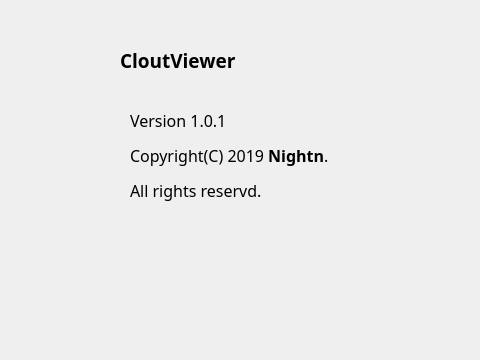
<?xml version="1.0" encoding="UTF-8"?>
<ui version="4.0">
 <class>AboutWin</class>
 <widget class="QWidget" name="AboutWin">
  <property name="geometry">
   <rect>
    <x>0</x>
    <y>0</y>
    <width>480</width>
    <height>360</height>
   </rect>
  </property>
  <property name="sizePolicy">
   <sizepolicy hsizetype="Fixed" vsizetype="Fixed">
    <horstretch>0</horstretch>
    <verstretch>0</verstretch>
   </sizepolicy>
  </property>
  <property name="minimumSize">
   <size>
    <width>480</width>
    <height>360</height>
   </size>
  </property>
  <property name="maximumSize">
   <size>
    <width>480</width>
    <height>360</height>
   </size>
  </property>
  <property name="font">
   <font>
    <family>微软雅黑</family>
   </font>
  </property>
  <property name="mouseTracking">
   <bool>false</bool>
  </property>
  <property name="windowTitle">
   <string>About CloudViewer</string>
  </property>
  <property name="windowIcon">
   <iconset resource="cloudviewer.qrc">
    <normaloff>:/Resources/images/about.png</normaloff>:/Resources/images/about.png</iconset>
  </property>
  <widget class="QLabel" name="label">
   <property name="geometry">
    <rect>
     <x>20</x>
     <y>80</y>
     <width>72</width>
     <height>72</height>
    </rect>
   </property>
   <property name="text">
    <string/>
   </property>
   <property name="pixmap">
    <pixmap resource="cloudviewer.qrc">:/Resources/images/icon.png</pixmap>
   </property>
  </widget>
  <widget class="QLabel" name="label_2">
   <property name="geometry">
    <rect>
     <x>120</x>
     <y>40</y>
     <width>141</width>
     <height>41</height>
    </rect>
   </property>
   <property name="text">
    <string>&lt;html&gt;&lt;head/&gt;&lt;body&gt;&lt;p&gt;&lt;span style=&quot; font-size:14pt; font-weight:600;&quot;&gt;CloutViewer&lt;/span&gt;&lt;/p&gt;&lt;/body&gt;&lt;/html&gt;</string>
   </property>
   <property name="textFormat">
    <enum>Qt::AutoText</enum>
   </property>
  </widget>
  <widget class="QLabel" name="label_3">
   <property name="geometry">
    <rect>
     <x>130</x>
     <y>90</y>
     <width>351</width>
     <height>221</height>
    </rect>
   </property>
   <property name="text">
    <string>&lt;html&gt;&lt;head/&gt;&lt;body&gt;&lt;p&gt;&lt;span style=&quot; font-size:12pt;&quot;&gt;Version 1.0.1&lt;/span&gt;&lt;/p&gt;&lt;p&gt;&lt;span style=&quot; font-size:12pt;&quot;&gt;Copyright(C) 2019 &lt;/span&gt;&lt;span style=&quot; font-size:12pt; font-weight:600;&quot;&gt;Nightn&lt;/span&gt;&lt;span style=&quot; font-size:12pt;&quot;&gt;. &lt;/span&gt;&lt;/p&gt;&lt;p&gt;&lt;span style=&quot; font-size:12pt;&quot;&gt;All rights reservd. &lt;/span&gt;&lt;/p&gt;&lt;p&gt;&lt;br/&gt;&lt;/p&gt;&lt;p&gt;&lt;br/&gt;&lt;/p&gt;&lt;/body&gt;&lt;/html&gt;</string>
   </property>
  </widget>
 </widget>
 <layoutdefault spacing="6" margin="11"/>
 <resources>
  <include location="cloudviewer.qrc"/>
  <include location="cloudviewer.qrc"/>
 </resources>
 <connections/>
</ui>
